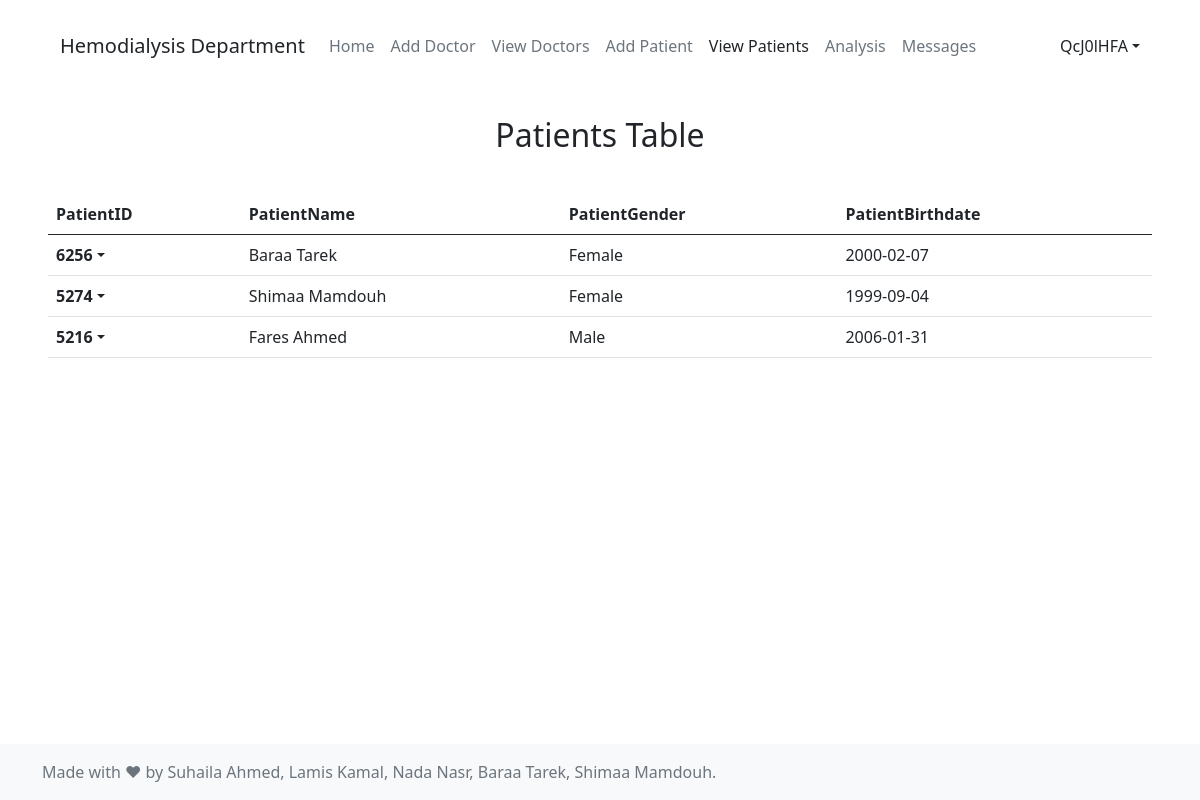
Page /patient/view (signed in) on the committed database.
### app.py (models this page shows)
class Admin(db.Model, auth.UserMixin):
    id = db.Column(db.Integer, primary_key=True)
    AdminUsername = db.Column(db.String(250), unique=True, nullable=False)
    AdminPassword = db.Column(db.String(250), unique=False, nullable=False)

class Patient(db.Model):
    PatientCounter = db.Column(db.Integer, unique=True, primary_key=True)
    PatientID = db.Column(db.Integer, unique=True)
    PatientName = db.Column(db.String(250), unique=False, nullable=False)
    PatientGender = db.Column(db.String(250), unique=False, nullable=False)
    PatientBirthdate = db.Column(db.DateTime(timezone=True), nullable=False)

### app.py (the view)
@app.get("/patient/view")
@auth.login_required
def view_patient():
    rows = Patient.query.all()
    return render_template(
        "view_patient.html", rows=rows, auth=auth, title="View Patients"
    )

### app.py (called while the page is built)
@login_manager.user_loader
def user_loader(id):
    return Admin.query.get(int(id))

### templates/view_patient.html (shortened to what this page needs)
{% extends "layout.html" %}
{% block content %}
  <div style="height: 2.6rem;"></div>
  <p class="text-center h2">Patients Table</p>
  <div style="height: 2rem;"></div>
  <div class="me-5 ms-5">
    <table class="table table-hover">
      <thead>
        <tr>
          <th scope="col">PatientID</th>
          <th scope="col">PatientName</th>
          <th scope="col">PatientGender</th>
          <th scope="col">PatientBirthdate</th>
        </tr>
      </thead>
      <tbody>
        {% for row in rows %}
          <tr>
            <div class="dropdown">
              <th scope="row">
                <a href="#" class="d-flex align-items-center text-dark text-decoration-none dropdown-toggle" id="dropdownUser1" data-bs-toggle="dropdown" aria-expanded="false">
                  {{ row.PatientID }}
                </a>
              </th>
            </div>
            <td> {{ row.PatientName }} </td>
            <td> {{ row.PatientGender }} </td>
            <td> {{ row.PatientBirthdate.date() }} </td>
          </tr>
        {% endfor %}
      </tbody>
    </table>
  </div>
{% endblock %}

### templates/layout.html (shortened to what this page needs)
<!DOCTYPE html>
<html class="no-js" lang="en">
<head>
<link href="{{ url_for('static', filename='bootstrap-5.0.1-dist/css/bootstrap.min.css') }}" rel="stylesheet">
<link href="{{ url_for('static', filename='core.css') }}" rel="stylesheet">
</head>
<body class="d-flex flex-column min-vh-100">
<nav class="navbar navbar-expand-lg navbar-white" style="margin-top: 1.5% ;">
  <div class="container-fluid">
    <a class="navbar-brand ms-5 link-dark" href="{{ url_for('home') }}">Hemodialysis Department</a>
    <div class="collapse navbar-collapse me-5" id="navbarSupportedContent">
      <ul class="navbar-nav me-auto">
        <li class="nav-item">
          {%- if request.path.startswith("/home") +%}
          <a class="nav-link active link-dark" href="{{ url_for('home') }}">Home <span class="sr-only">(current)</span></a>
          {%- else -%}
          <a class="nav-link link-secondary" href="{{ url_for('home') }}">Home</a>
          {%- endif +%}
        </li>
        {% if auth.current_user.is_authenticated %}
        <li class="nav-item">
          {%- if request.path.startswith("/doctor/add") +%}
          <a class="nav-link active link-dark" href="{{ url_for('add_doctor') }}">Add Doctor <span class="sr-only">(current)</span></a>
          {%- else +%}
          <a class="nav-link link-secondary" href="{{ url_for('add_doctor') }}">Add Doctor</a>
          {%- endif +%}
        </li>
        <li class="nav-item">
          {%- if request.path.startswith("/doctor/view") +%}
          <a class="nav-link active link-dark" href="{{ url_for('view_doctor') }}">View Doctors <span class="sr-only">(current)</span></a>
          {%- else +%}
          <a class="nav-link link-secondary" href="{{ url_for('view_doctor') }}">View Doctors</a>
          {%- endif +%}
        </li>
        <li class="nav-item">
          {%- if request.path.startswith("/patient/add") +%}
          <a class="nav-link active link-dark" href="{{ url_for('add_patient') }}">Add Patient <span class="sr-only">(current)</span></a>
          {%- else +%}
          <a class="nav-link link-secondary" href="{{ url_for('add_patient') }}">Add Patient</a>
          {%- endif +%}
        </li>
        <li class="nav-item">
          {%- if request.path.startswith("/patient/view") +%}
          <a class="nav-link active link-dark" href="{{ url_for('view_patient') }}">View Patients <span class="sr-only">(current)</span></a>
          {%- else +%}
          <a class="nav-link link-secondary" href="{{ url_for('view_patient') }}">View Patients</a>
          {%- endif +%}
        </li>
        <li class="nav-item">
          {%- if request.path.startswith("/analysis") +%}
          <a class="nav-link active link-dark" href="{{ url_for('analysis') }}">Analysis <span class="sr-only">(current)</span></a>
          {%- else +%}
          <a class="nav-link link-secondary" href="{{ url_for('analysis') }}">Analysis</a>
          {%- endif +%}
        </li>
        <li class="nav-item">
          {%- if request.path.startswith("/messages") +%}
          <a class="nav-link active link-dark" href="{{ url_for('messages') }}">Messages <span class="sr-only">(current)</span></a>
          {%- else +%}
          <a class="nav-link link-secondary" href="{{ url_for('messages') }}">Messages</a>
          {%- endif +%}
        </li>
        {% endif %}
      </ul>
      {% if not auth.current_user.is_authenticated %}
      <form class="d-flex input-group w-auto">
        <div class="text-end">
          <a href="/sign-up"><button type="button" class="btn me-2">Sign-up</button></a>
          <button type="button" class="btn border-dark" id="sign-in-button">Sign-in</button>
        </div>
      </form>
      {% else %}
      <div class="dropdown">
        <a href="#" class="d-flex align-items-center text-dark text-decoration-none dropdown-toggle" id="dropdownUser1" data-bs-toggle="dropdown" aria-expanded="false">
          {{ auth.current_user.AdminUsername }}
        </a>
      </div>
      {% endif %}
    </div>
  </div>
</nav>
{% block content %}
{% endblock %}
<footer class="footer mt-auto py-3 bg-light">
  <div class="container">
    <span class="text-muted">Made with  ❤ by Suhaila Ahmed, Lamis Kamal, Nada Nasr, Baraa Tarek, Shimaa Mamdouh.</span>
  </div>
</footer>
</body>
</html>

### rows in the picture
Admin: current_user.AdminUsername "QcJ0lHFA"
Patient: PatientID "6256", PatientName "Baraa Tarek", PatientGender "Female", PatientBirthdate "2000-02-07"
Patient: PatientID "5274", PatientName "Shimaa Mamdouh", PatientGender "Female", PatientBirthdate "1999-09-04"
Patient: PatientID "5216", PatientName "Fares Ahmed", PatientGender "Male", PatientBirthdate "2006-01-31"
